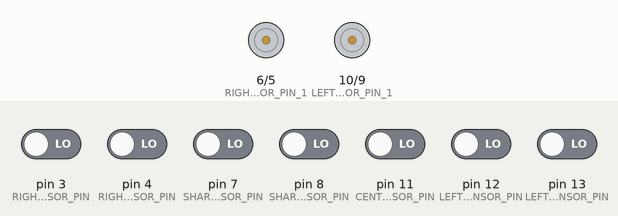
Simulated run of this sketch. Board: Arduino Uno, built with avr-gcc and run on an emulated ATmega328P. Shown: motor-driver pin pairs drawn as motors (green arrow = first pin HIGH = forward, orange = second pin HIGH = backward, longer = more drive). The test bench sets the inputs (shaded band); at power-on: pin 3 (RIGHT_OUTER_SENSOR_PIN), pin 4 (RIGHT_INNER_SENSOR_PIN), pin 7 (SHARP_RIGHT_TURN_SENSOR_PIN), pin 8 (SHARP_LEFT_TURN_SENSOR_PIN), pin 11 (CENTRAL_SENSOR_PIN), pin 12 (LEFT_INNER_SENSOR_PIN), pin 13 (LEFT_OUTER_SENSOR_PIN) LOW. What the sketch prints to the serial monitor is not drawn.

Above: at 1.2 s.
1.3 s: pin 7 (SHARP_RIGHT_TURN_SENSOR_PIN) driven HIGH
At 2.4 s:
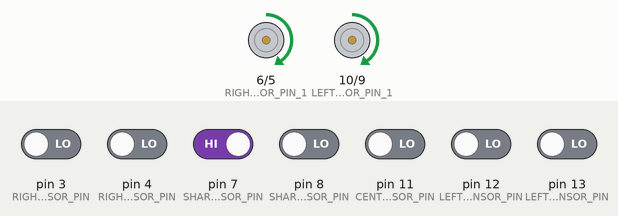
Timing chart, 0 to 4.3 s (numbered marks = the images above; inputs shaded):
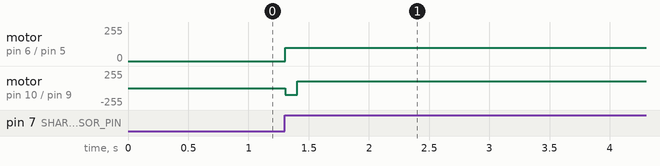

Measured:
- after the input at 1.3 s, motor on pin 6 (RIGHT_MOTOR_PIN_1) / pin 5 (RIGHT_MOTOR_PIN_2): stopped → forward 100/255 at once; motor on pin 10 (LEFT_MOTOR_PIN_1) / pin 9 (LEFT_MOTOR_PIN_2): stopped → backward 100/255 at once, → forward 100/255 0.10 s later

The sketch:

SevenSensors.ino
```cpp
#include "MazeSolver.h"

// Speed Configuration
#define MAX_SPEED 255
#define INITIAL_SPEED 80

// Sensor Configuration
#define LEFT_OUTER_SENSOR_PIN 13
#define LEFT_INNER_SENSOR_PIN 12
#define CENTRAL_SENSOR_PIN 11
#define RIGHT_INNER_SENSOR_PIN 4
#define RIGHT_OUTER_SENSOR_PIN 3

#define SHARP_LEFT_TURN_SENSOR_PIN 8
#define SHARP_RIGHT_TURN_SENSOR_PIN 7

// Motors Configuration
// Use PWM Pins (Arduino Uno = 3, 5, 6, 9, 10, 11)
#define LEFT_MOTOR_PIN_1 10
#define LEFT_MOTOR_PIN_2 9
#define RIGHT_MOTOR_PIN_1 6
#define RIGHT_MOTOR_PIN_2 5

// Constants Configuration
// PID
#define KP 80
#define KI 0
#define KD 160

// Error Weights
#define CENTRAL_SENSOR_ERROR 0
#define INNER_SENSORS_ERROR 2
#define OUTER_SENSORS_ERROR 4

#define NUMBER_OF_SENSORS 5
#define MAX_PATH_LENGTH 100

MazeSolver<NUMBER_OF_SENSORS> ms(INITIAL_SPEED, MAX_SPEED);
byte sensorsPins[] = {
    LEFT_OUTER_SENSOR_PIN,
    LEFT_INNER_SENSOR_PIN,
    CENTRAL_SENSOR_PIN,
    RIGHT_INNER_SENSOR_PIN,
    RIGHT_OUTER_SENSOR_PIN
};

void setup() {
    Serial.begin(115200);
    Serial.println("Iniciando Configuração");
    ms.setConstants(KP, KI, KD);
    ms.setErrorWeights(INNER_SENSORS_ERROR, OUTER_SENSORS_ERROR, CENTRAL_SENSOR_ERROR);
    ms.setMotorsPins(LEFT_MOTOR_PIN_1, LEFT_MOTOR_PIN_2, RIGHT_MOTOR_PIN_1, RIGHT_MOTOR_PIN_2);
    ms.setSensorsPins(sensorsPins);
    ms.setSharpTurnSensors(SHARP_LEFT_TURN_SENSOR_PIN, SHARP_RIGHT_TURN_SENSOR_PIN);
    // ms.calibrateSensors();
}

void loop() {
    ms.solver();
}
```

LineFollower.h
```cpp
#pragma once
#include "Vehicle.h"

#define CALIBRATION_TIME 10
#define MAKE_U_ERROR 100

// S = Number of Sensors
template <size_t S>
class LineFollower : public Vehicle {
    float
        m_kp, m_ki, m_kd,
        m_p, m_i, m_d,
        m_pid, m_previousError;
    short m_initialSpeed;

    public:
        float errors[1<<S];
        float currentError, innerSensorsError, outerSensorsError, centralSensorError;
        int sensorsMaxValues[S], sensorsMinValues[S], sensorsValues[S];
        byte sensorsPins[S];
        bool sensorsInBlack[S];

        LineFollower(short initialSpeed);
        LineFollower(short initialSpeed, byte maxSpeed);

        void setErrorWeights(float innerSensorsError, float outerSensorsError, float centralSensorError);
        void setConstants(float kp, float ki, float kd);
        void setSensorsPins(byte (&pins)[S]);
        void setInicialSpeed(short inicialSpeed);

        float calculateError();
        float calculatePID();
        void followLine();
        void stop();
        void updateInicialSpeed(short inicialSpeedDelta);
        void calibrateSensors();
        short getInicialSpeed();
        byte readSensors();
};

template <size_t S>
LineFollower<S>::LineFollower(short initialSpeed) : Vehicle(), m_initialSpeed(initialSpeed) {
    m_p = m_i = m_d = m_pid = currentError = m_previousError = 0;
}

template <size_t S>
LineFollower<S>::LineFollower(short initialSpeed, byte maxSpeed) : Vehicle(maxSpeed), m_initialSpeed(initialSpeed) {
    m_p = m_i = m_d = m_pid = currentError = m_previousError = 0;
}

template <size_t S>
void LineFollower<S>::setErrorWeights(float innerSensorsError, float outerSensorsError, float centralSensorError) {
    errors[0b00000] = MAKE_U_ERROR;
    errors[0b00001] = outerSensorsError;
    errors[0b00011] = (outerSensorsError + innerSensorsError) / 2;
    errors[0b00010] = innerSensorsError;
    errors[0b00110] = (innerSensorsError + centralSensorError) / 2;
    errors[0b00100] = centralSensorError;
    errors[0b01100] = -errors[0b00110];
    errors[0b01000] = -errors[0b00010];
    errors[0b11000] = -errors[0b00011];
    errors[0b10000] = -errors[0b00001];
}


template <size_t S>
void LineFollower<S>::setConstants(float kp, float ki, float kd) {
    m_kp = kp;
    m_ki = ki;
    m_kd = kd;
}

template <size_t S>
void LineFollower<S>::setSensorsPins(byte (&pins)[S]) {
    for (byte i = 0; i < S; i++) {
        sensorsPins[i] = pins[i];
        pinMode(pins[i], INPUT);
    }
}

template <size_t S>
void LineFollower<S>::setInicialSpeed(short inicialSpeed) {
    m_initialSpeed = inicialSpeed;
}


template <size_t S>
float LineFollower<S>::calculateError() {
    return errors[readSensors()];
}

template <size_t S>
float LineFollower<S>::calculatePID() {
    currentError = calculateError();
    m_p = currentError,
    m_d = currentError - m_previousError;
    m_i += currentError;
    m_previousError = currentError;
    return m_kp*m_p + m_ki*m_i + m_kd*m_d;
}

template <size_t S>
void LineFollower<S>::followLine() {
    m_pid = calculatePID();
    setSpeed(round(m_initialSpeed + m_pid), round(m_initialSpeed - m_pid));
    run();
}

template <size_t S>
void LineFollower<S>::stop() {
    Vehicle::stop();
    setSpeed(m_initialSpeed);
    calculatePID();
}

template <size_t S>
void LineFollower<S>::updateInicialSpeed(short inicialSpeedDelta) {
    setInicialSpeed(m_initialSpeed + inicialSpeedDelta);
}

template <size_t S>
void LineFollower<S>::calibrateSensors() {
    unsigned long startTime = millis();
    for (byte i = 0; i < S; i++)
        sensorsValues[i] = sensorsMinValues[i] = sensorsMaxValues[i] = analogRead(sensorsPins[i]);
    setSpeed(100);
    rotateRight();
    while (millis() - startTime < CALIBRATION_TIME * 1000) {
        for (byte i = 0; i < S; i++) {
            sensorsValues[i] = analogRead(sensorsPins[i]);
            if (sensorsValues[i] < sensorsMinValues[i])
                sensorsMinValues[i] = sensorsValues[i];
            if (sensorsValues[i] > sensorsMaxValues[i])
                sensorsMaxValues[i] = sensorsValues[i];
        }
    }
    stop();
}

template <size_t S>
short LineFollower<S>::getInicialSpeed() {
    return m_initialSpeed;
}

template <size_t S>
byte LineFollower<S>::readSensors() {
    // Black: True
    // White: False
    byte result = 0, i;
    for (i = 0; i < S; i++) {
        sensorsValues[i] = digitalRead(sensorsPins[i]);
        sensorsInBlack[i] = !sensorsValues[i];
        // sensorsInBlack[i] = !sensorsValues[i];
        //     sensorsValues[i] == sensorsMaxValues[i] ? false :
        //     sensorsValues[i] == sensorsMinValues[i] ? true :
        //     sensorsValues[i] < (sensorsMaxValues[i] + sensorsMinValues[i])/2;
        result |= sensorsInBlack[i] << S - i - 1;
    }
    return result;
}
```

MazeSolver.h
```cpp
#pragma once
#include "LineFollower.h"

#define SHARP_LEFT_ERROR 101
#define SHARP_RIGHT_ERROR 102
#define STOP_ERROR 103
#define TURN_SPEED 100
#define VERIFICATION_DELAY 100

// S = Number of Sensors
template <size_t S>
class MazeSolver : public LineFollower<S> {
    byte
        m_sharpLeftTurnSensorPin,
        m_sharpRightTurnSensorPin;
    public:
        MazeSolver(short initialSpeed);
        MazeSolver(short initialSpeed, byte maxSpeed);

        float calculateError();
        void passLine();
        void turnToLeft();
        void turnToRight();
        void makeU();
        void choosePath();
        void solver();
        void setSharpTurnSensors(byte left, byte right);
};

template <size_t S>
MazeSolver<S>::MazeSolver(short inicialSpeed) : LineFollower<S>(inicialSpeed) {}

template <size_t S>
MazeSolver<S>::MazeSolver(short inicialSpeed, byte maxSpeed) : LineFollower<S>(inicialSpeed, maxSpeed) {}

template <size_t S>
float MazeSolver<S>::calculateError() {
    bool
        sharpLeftTurnSensorValue = !digitalRead(m_sharpLeftTurnSensorPin),
        sharpRightTurnSensorValue = !digitalRead(m_sharpRightTurnSensorPin),
        centralSensorValue = (readSensors() >> (S >> 1)) & 1;

    if (sharpLeftTurnSensorValue && centralSensorValue && sharpRightTurnSensorValue)
        return STOP_ERROR;
    if (sharpLeftTurnSensorValue)
        return SHARP_LEFT_ERROR;
    if (sharpRightTurnSensorValue)
        return SHARP_RIGHT_ERROR;
    return LineFollower<S>::calculateError();
}

template <size_t S>
void MazeSolver<S>::passLine() {
    setSpeed(TURN_SPEED);
    forward();
    delay(100);
}

template <size_t S>
void MazeSolver<S>::turnToLeft() {
    bool centralSensorValue;
    passLine();
    rotateLeft();
    do centralSensorValue = (readSensors() >> (S >> 1)) & 1;
    while (centralSensorValue);
    do centralSensorValue = (readSensors() >> (S >> 1)) & 1;
    while (!centralSensorValue);
    stop();
    delay(1000);
}

template <size_t S>
void MazeSolver<S>::turnToRight() {
    bool centralSensorValue;
    passLine();
    rotateRight();
    do centralSensorValue = (readSensors() >> (S >> 1)) & 1;
    while (centralSensorValue);
    do centralSensorValue = (readSensors() >> (S >> 1)) & 1;
    while (!centralSensorValue);
    stop();
    delay(1000);
}

template <size_t S>
void MazeSolver<S>::makeU() {
    bool centralSensorValue;
    setSpeed(TURN_SPEED);
    rotateRight();
    do centralSensorValue = (readSensors() >> (S >> 1)) & 1;
    while (!centralSensorValue);
    stop();
    delay(1000);
}

template <size_t S>
void MazeSolver<S>::choosePath() {
    turnToLeft();
}

template <size_t S>
void MazeSolver<S>::solver() {
    switch(round(calculateError())) {
        case MAKE_U_ERROR: // Make U (180°)
            delay(VERIFICATION_DELAY);
            if (calculateError() == STOP_ERROR)
                stop();
            else makeU();
            break;
        case SHARP_LEFT_ERROR: // Turn to left (90°)
            delay(VERIFICATION_DELAY);
            if (calculateError() == STOP_ERROR)
                stop();
            else turnToLeft();
            break;
        case SHARP_RIGHT_ERROR: // Turn to right (90°)
            delay(VERIFICATION_DELAY);
            if (calculateError() == STOP_ERROR)
                stop();
            else turnToRight();
            break;
        case STOP_ERROR: // Stop or Choice of T
            delay(VERIFICATION_DELAY);
            if (calculateError() == STOP_ERROR)
                stop();
            else choosePath();
            break;
        default:
            followLine();
    }
}

template <size_t S>
void MazeSolver<S>::setSharpTurnSensors(byte left, byte right) {
    pinMode(left, INPUT);
    pinMode(right, INPUT);
    m_sharpLeftTurnSensorPin = left;
    m_sharpRightTurnSensorPin = right;
}
```

Motor.h
```cpp
#pragma once
#define MAX_SPEED_DEFAULT 255
template <typename T>
class Pair {
    T m_data[2];

    public:
        T& first = m_data[0];
        T& second = m_data[1];

        Pair();
        Pair(T first, T second);
        T& operator[] (size_t index);
};

template <typename T>
Pair<T>::Pair() {}

template <typename T>
Pair<T>::Pair(T first, T second) {
    this->first = first;
    this->second = second;
}

template <typename T>
T& Pair<T>::operator[](size_t index) {
    return m_data[index];
}

class Motor {
    Pair<byte> m_pins;
    byte m_maxSpeed;
    short m_speed;

    public:
        static const byte
            NORMAL = 1,
            REVERSE = 2;

        Motor();
        Motor(byte firstPin, byte secondPin);
        Motor(byte firstPin, byte secondPin, byte maxSpeed);

        void setPins(byte firstPin, byte secondPin);

        void rotate(byte firstPin, byte secondPin);
        void rotate(byte direction);
        void rotate();
        void stop();

        void setSpeed(short speed);
        short getSpeed();
};

Motor::Motor() : m_maxSpeed(MAX_SPEED_DEFAULT) {}

Motor::Motor(byte firstPin, byte secondPin) : m_maxSpeed(MAX_SPEED_DEFAULT) {
    setPins(firstPin, secondPin);
}

Motor::Motor(byte firstPin, byte secondPin, byte maxSpeed) : m_maxSpeed(maxSpeed) {
    setPins(firstPin, secondPin);
}

void Motor::setPins(byte firstPin, byte secondPin) {
    m_pins.first = firstPin;
    m_pins.second = secondPin;

    pinMode(firstPin, OUTPUT);
    pinMode(secondPin, OUTPUT);
}

void Motor::rotate(byte firstPin, byte secondPin) {
    analogWrite(firstPin, abs(m_speed));
    digitalWrite(secondPin, LOW);
}

void Motor::rotate(byte direction) {
    rotate(m_pins[direction >> 1], m_pins[direction & 1]);
}

void Motor::rotate() {
    rotate(m_speed > 0 ? NORMAL : REVERSE);
}

void Motor::stop() {
    digitalWrite(m_pins.first, LOW);
    digitalWrite(m_pins.second, LOW);
}

void Motor::setSpeed(short speed) {
    m_speed = constrain(speed, -m_maxSpeed, m_maxSpeed);
}

short Motor::getSpeed() {
    return m_speed;
}
```

Vehicle.h
```cpp
#pragma once
#include "Motor.h"

class Vehicle {
    Motor m_left, m_right;
    short m_speed;
    byte m_maxSpeed;

    public:
        Vehicle();
        Vehicle(byte maxSpeed);
        void setMotorsPins(byte firstLeftMotorPin, byte secondLeftMotorPin, byte firstRightMotorPin, byte secondRightMotorPin);

        void setSpeed(short speed);
        void setSpeed(short leftMotorSpeed, short rightMotorSpeed);
        void updateSpeed(short speedDelta);
        void updateSpeed(short leftMotorSpeedDelta, short rightMotorSpeedDelta);

        void run();
        void forward();
        void backward();
        void rotateLeft();
        void rotateRight();
        void stop();

        short getSpeed();
        short getLeftMotorSpeed();
        short getRightMotorSpeed();
};

Vehicle::Vehicle() : m_maxSpeed(MAX_SPEED_DEFAULT) {}

Vehicle::Vehicle(byte maxSpeed) : m_maxSpeed(maxSpeed) {}

void Vehicle::setMotorsPins(byte firstLeftMotorPin, byte secondLeftMotorPin, byte firstRightMotorPin, byte secondRightMotorPin) {
    m_left.setPins(firstLeftMotorPin, secondLeftMotorPin);
    m_right.setPins(firstRightMotorPin, secondRightMotorPin);
    setSpeed(m_speed);
}

void Vehicle::run() {
    m_left.rotate();
    m_right.rotate();
}

void Vehicle::forward() {
    m_left.rotate(Motor::REVERSE);
    m_right.rotate(Motor::NORMAL);
}

void Vehicle::backward() {
    m_left.rotate(Motor::NORMAL);
    m_right.rotate(Motor::REVERSE);
}

void Vehicle::rotateLeft() {
    m_left.rotate(Motor::NORMAL);
    m_right.rotate(Motor::NORMAL);
}

void Vehicle::rotateRight() {
    m_left.rotate(Motor::REVERSE);
    m_right.rotate(Motor::REVERSE);
}

void Vehicle::stop() {
    m_left.stop();
    m_right.stop();
}

void Vehicle::setSpeed(short speed) {
    m_left.setSpeed(-speed);
    m_right.setSpeed(speed);
}

void Vehicle::setSpeed(short leftMotorSpeed, short rightMotorSpeed) {
    m_left.setSpeed(-leftMotorSpeed);
    m_right.setSpeed(rightMotorSpeed);
}

void Vehicle::updateSpeed(short speedDelta) {
    setSpeed(getSpeed() + speedDelta);
}

void Vehicle::updateSpeed(short leftMotorSpeedDelta, short rightMotorSpeedDelta) {
    setSpeed(getLeftMotorSpeed() + leftMotorSpeedDelta, getRightMotorSpeed() + rightMotorSpeedDelta);
}

short Vehicle::getSpeed() {
    return (getLeftMotorSpeed() + getRightMotorSpeed())/2;
}

short Vehicle::getLeftMotorSpeed() {
    return m_left.getSpeed();
}

short Vehicle::getRightMotorSpeed() {
    return m_right.getSpeed();
}
```
